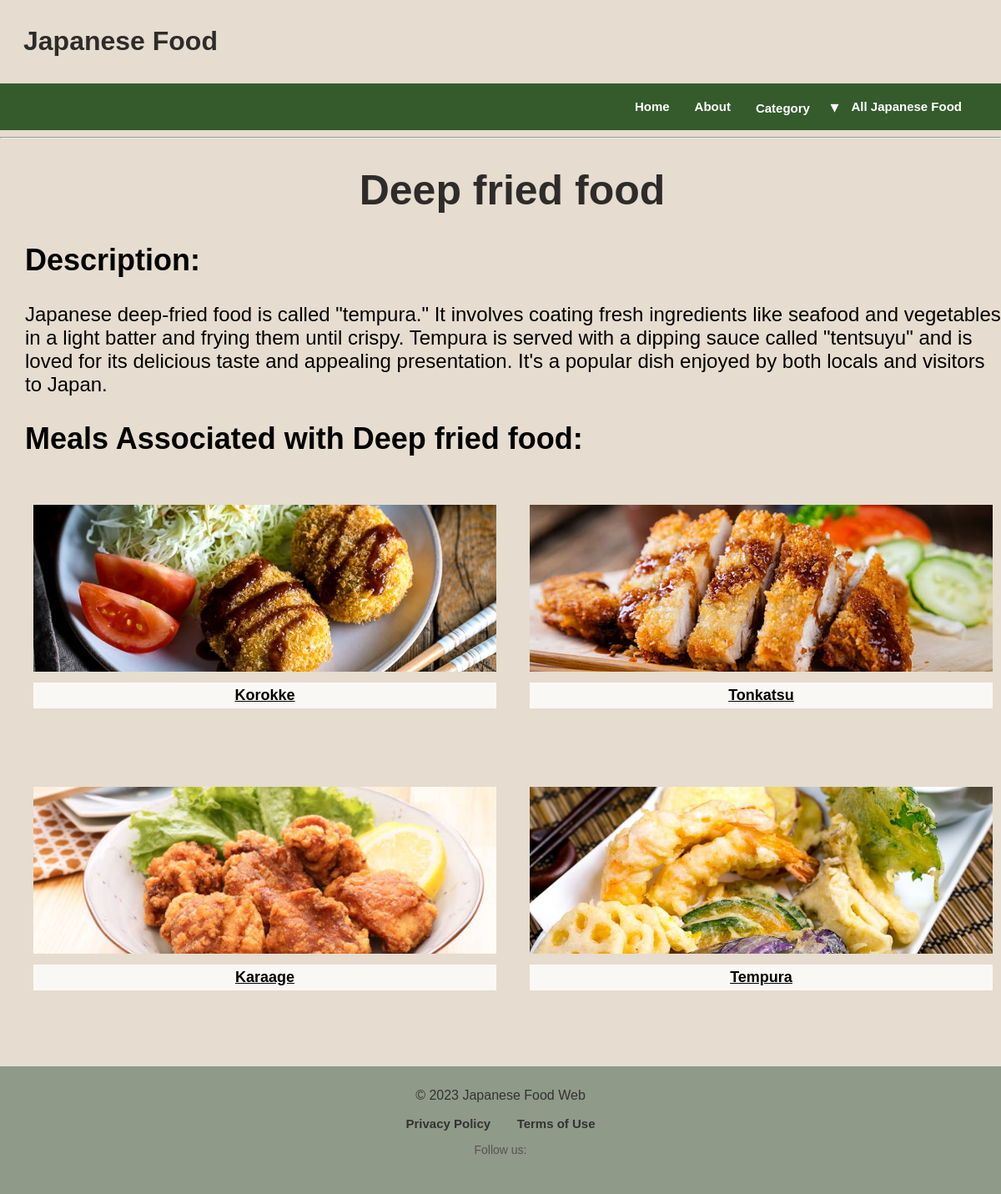
/base/3, run on the app's committed database.
### app/models.py (models this page shows, shortened)
class Base(db.Model):
    __tablename__ = "Base"
    id = db.Column(db.Integer, primary_key=True)
    name = db.Column(db.String())
    description = db.Column(db.Text())
    image_url = db.Column(db.Text())
    meals = db.relationship('Meal', backref='base', lazy=True)

class Meal(db.Model):
    __tablename__ = "Meal"
    id = db.Column(db.Integer, primary_key=True)
    name = db.Column(db.String())
    description = db.Column(db.Text())
    price = db.Column(db.Text())
    image_url = db.Column(db.Text())
    base_id = db.Column(db.Integer, db.ForeignKey('Base.id'))
    ingredients = db.relationship(
        'Ingredient',
        secondary=MealIngredient,
        backref='meals'
    )

### app/routes.py (the view)
@app.route('/base/<int:base_id>')
def base(base_id):
    base = models.Base.query.get(base_id)
    if not base:
        abort(404)  # Return 404 error if base with the given id doesn't exist
    meals_of_base = base.meals  # Accessing meals associated with the base
    return render_template("base.html", base=base, meals_of_base=meals_of_base)

### app/templates/base.html (shortened to what this page needs)
<!DOCTYPE html>
<html>
<head>
  <link rel="stylesheet" href="{{ url_for('static', filename='common.css') }}">
  <link rel="stylesheet" href="{{ url_for('static', filename='base.css') }}">
</head>
{% extends 'layout.html' %}
{% block content %}
    <div class="base-details">
        <h1 class="base-name">{{ base.name }}</h1>
        <div class="description">
            <h2>Description:</h2>
            <p>{{ base.description }}</p>
        </div>
        <div class="meals">
            <h2>Meals Associated with {{ base.name }}:</h2>
            <ul class="meal-grid">
                {% for meal in base.meals %}
                    <li class="meal-item">
                        <div class="meal-container">
                            <a href="{{ url_for('Japanese_food', id=meal.id) }}">
                                <div class="image-container">
                                    <img src="{{ meal.image_url }}" alt="{{ meal.name }} Image" class="meal-image">
                                </div>
                                <p class="meal-name">{{ meal.name }}</p>
                            </a>
                        </div>
                    </li>
                {% endfor %}
            </ul>
        </div>
    </div>
{% endblock %}

### app/static/common.css (style rules this page uses)
body { background-color: rgb(230, 220, 207); background-size: cover; background-repeat: no-repeat; background-attachment: fixed; font-family: "ヒラギノ角ゴ Pro W3", "Hiragino Kaku Gothic Pro", "メイリオ", Meiryo, "ＭＳ Ｐゴシック", sans-serif; margin: 0; }

### app/static/base.css (style rules this page uses)
.base-name { font-size: 50px; display: flex; align-items: center; justify-content: center; height: 100%; }
.description, .meals { font-size: 24px; margin-left: 30px; }
.meal-grid { display: flex; flex-wrap: wrap; justify-content: space-between; list-style: none; padding: 0; }
.meal-name { font-size: 18px; margin-top: 10px; padding: 5px 10px; text-decoration: underline; cursor: pointer; transition: color 0.2s, background-color 0.2s; color: rgb(0, 0, 0); background-color: rgba(255, 255, 255, 0.8); }
.meal-item { width: calc(50% - 10px); margin-bottom: 20px; }
.meal-container { text-align: center; margin-left: 10px; margin-right: 10px; }
.meal-image { color: rgb(30, 18, 255); width: 100%; height: 200px; object-fit: cover; cursor: pointer; transition: transform 0.2s; }

### app/static/header.css (style rules this page uses)
h1 { color: rgba(0, 0, 0, 0.8); padding-left: 28px; }

### app/templates/nav.html (style rules this page uses)
body { margin: 0; padding: 0; font-family: Arial, sans-serif; }
a { color: white; text-decoration: none; margin: 0 15px; font-weight: bold; font-size: 15px; transition: color 0.3s; }

### data on the page
Base: name "Deep fried food", description "Japanese deep-fried food is called \"tempura.\" It involves coating fresh ingredients like seafood and vegetables in a light batter and frying them until crispy. Tempura is served with a dipping sauce called \"tentsuyu\" and is loved for its delicious taste and appealing presentation. It's a popular dish enjoyed by both locals and visitors to Japan."
Meal: image_url (picture), name "Korokke"
Meal: image_url (picture), name "Tonkatsu"
Meal: image_url (picture), name "Karaage"
Meal: image_url (picture), name "Tempura"
